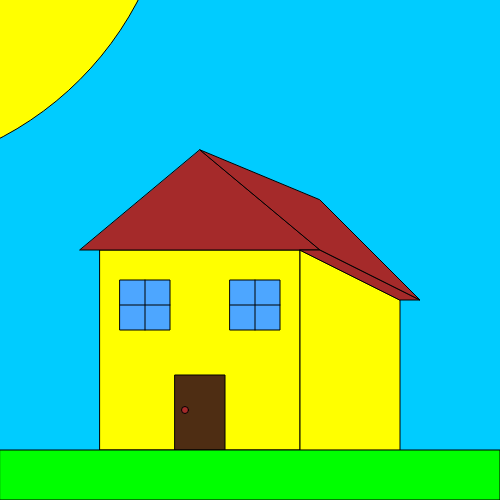
Frame 1 (no input)
Frame 60 (no input): identical to frame 1, image omitted
Frame 120 (the mouse pressed at the canvas centre since frame 60): identical to frame 1, image omitted

The p5.js sketch that drew this single still picture (run headless with seeded random() and noise() and a simulated clock; from frame 60 on, the mouse is pressed at the canvas centre):

// p5.js sketch
// ── sketch.js
function setup() {
    createCanvas(500, 500);
}

let x = 100
let y = 450

function draw() {
    background(0, 204, 255);
    fill(255,255,0)
    square(x, y-200, 200)
    quad(x+200,y,x+200,y-200,x+300,y-150,x+300,y)
    circle(-150,-150,650)
    fill(77,166,255)
    square(x+20, y-170, 50)
    square(x+130, y-170, 50)
    fill(78,45,19)
    rect(x+75, y-75, 50, 75)
    fill(165,42,42)
    triangle(x-20, y-200, x+220, y-200, x+100, y-300)
    quad(x+200,y-200,x+220,y-200,x+320,y-150,x+300,y-150)
    quad(x+100,y-300,x+220,y-200,x+320,y-150,x+220,y-250)
    circle(x+85,y-40,7)
    fill(0,255,0)
    rect(0,y,500,50)
    line(x+45,y-170,x+45,y-120)
    line(x+20,y-145,x+70,y-145)
    line(x+155,y-170,x+155,y-120)
    line(x+130,y-145,x+180,y-145)
}
